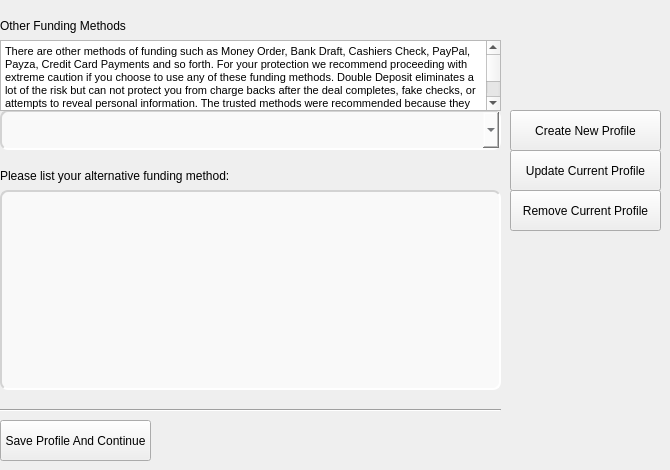
     <widget class="QWidget" name="page6">
      <widget class="QPushButton" name="Save5">
       <property name="geometry">
        <rect>
         <x>0</x>
         <y>420</y>
         <width>151</width>
         <height>41</height>
        </rect>
       </property>
       <property name="text">
        <string>Save Profile And Continue</string>
       </property>
      </widget>
      <widget class="QLabel" name="OtherFundText">
       <property name="geometry">
        <rect>
         <x>0</x>
         <y>0</y>
         <width>651</width>
         <height>51</height>
        </rect>
       </property>
       <property name="maximumSize">
        <size>
         <width>16777215</width>
         <height>75</height>
        </size>
       </property>
       <property name="styleSheet">
        <string notr="true">font: 22pt &quot;Arial&quot;;</string>
       </property>
       <property name="text">
        <string>Other Funding Methods</string>
       </property>
      </widget>
      <widget class="QPushButton" name="Create5">
       <property name="geometry">
        <rect>
         <x>510</x>
         <y>110</y>
         <width>151</width>
         <height>41</height>
        </rect>
       </property>
       <property name="text">
        <string>Create New Profile</string>
       </property>
      </widget>
      <widget class="QComboBox" name="OtherFundSelect">
       <property name="geometry">
        <rect>
         <x>0</x>
         <y>110</y>
         <width>501</width>
         <height>40</height>
        </rect>
       </property>
       <property name="minimumSize">
        <size>
         <width>0</width>
         <height>40</height>
        </size>
       </property>
       <property name="maximumSize">
        <size>
         <width>16777215</width>
         <height>40</height>
        </size>
       </property>
       <property name="cursor">
        <cursorShape>PointingHandCursor</cursorShape>
       </property>
       <property name="styleSheet">
        <string notr="true">font: 12pt &quot;Arial&quot;;
color: #24282C;
background-color:rgba(251, 251, 251, 80%);
border-radius: 8px;
     border-style: inset;
border-width: 2px;
border-color: lightgrey;</string>
       </property>
      </widget>
      <widget class="QTextBrowser" name="OtherFundBrowser">
       <property name="geometry">
        <rect>
         <x>0</x>
         <y>40</y>
         <width>501</width>
         <height>71</height>
        </rect>
       </property>
       <property name="html">
        <string>&lt;!DOCTYPE HTML PUBLIC &quot;-//W3C//DTD HTML 4.0//EN&quot; &quot;http://www.w3.org/TR/REC-html40/strict.dtd&quot;&gt;
&lt;html&gt;&lt;head&gt;&lt;meta name=&quot;qrichtext&quot; content=&quot;1&quot; /&gt;&lt;style type=&quot;text/css&quot;&gt;
p, li { white-space: pre-wrap; }
&lt;/style&gt;&lt;/head&gt;&lt;body style=&quot; font-family:'MS Shell Dlg 2'; font-size:8.25pt; font-weight:400; font-style:normal;&quot;&gt;
&lt;p style=&quot; margin-top:0px; margin-bottom:0px; margin-left:0px; margin-right:0px; -qt-block-indent:0; text-indent:0px;&quot;&gt;&lt;span style=&quot; font-size:8pt;&quot;&gt;There are other methods of funding such as Money Order, Bank Draft, Cashiers Check, PayPal, Payza, Credit Card Payments and so forth. For your protection we recommend proceeding with extreme caution if you choose to use any of these funding methods. Double Deposit eliminates a lot of the risk but can not protect you from charge backs after the deal completes, fake checks, or attempts to reveal personal information. The trusted methods were recommended because they are secure, protect your privacy and do not allow chargebacks. Your counter-party will also be warned if they choose this route. Please make sure you know, prescreen and trust your customer before proceeding.&lt;/span&gt;&lt;/p&gt;&lt;/body&gt;&lt;/html&gt;</string>
       </property>
      </widget>
      <widget class="QTextEdit" name="OtherFundBox">
       <property name="geometry">
        <rect>
         <x>0</x>
         <y>190</y>
         <width>501</width>
         <height>200</height>
        </rect>
       </property>
       <property name="sizePolicy">
        <sizepolicy hsizetype="Expanding" vsizetype="Expanding">
         <horstretch>1</horstretch>
         <verstretch>1</verstretch>
        </sizepolicy>
       </property>
       <property name="minimumSize">
        <size>
         <width>0</width>
         <height>89</height>
        </size>
       </property>
       <property name="maximumSize">
        <size>
         <width>16777215</width>
         <height>200</height>
        </size>
       </property>
       <property name="styleSheet">
        <string notr="true">font: 14pt &quot;Arial&quot;;
color: #24282C;
background-color:rgba(251, 251, 251, 80%);
border-radius: 8px;
     border-style: inset;
border-width: 2px;
border-color: lightgrey;</string>
       </property>
      </widget>
      <widget class="QPushButton" name="Update5">
       <property name="geometry">
        <rect>
         <x>510</x>
         <y>150</y>
         <width>151</width>
         <height>41</height>
        </rect>
       </property>
       <property name="text">
        <string>Update Current Profile</string>
       </property>
      </widget>
      <widget class="Line" name="line_12">
       <property name="geometry">
        <rect>
         <x>0</x>
         <y>400</y>
         <width>501</width>
         <height>20</height>
        </rect>
       </property>
       <property name="orientation">
        <enum>Qt::Horizontal</enum>
       </property>
      </widget>
      <widget class="QPushButton" name="Remove5">
       <property name="geometry">
        <rect>
         <x>510</x>
         <y>190</y>
         <width>151</width>
         <height>41</height>
        </rect>
       </property>
       <property name="text">
        <string>Remove Current Profile</string>
       </property>
      </widget>
      <widget class="QLabel" name="AltText">
       <property name="geometry">
        <rect>
         <x>0</x>
         <y>160</y>
         <width>501</width>
         <height>31</height>
        </rect>
       </property>
       <property name="styleSheet">
        <string notr="true">font: 12pt &quot;Arial&quot;;</string>
       </property>
       <property name="text">
        <string>Please list your alternative funding method:</string>
       </property>
      </widget>
     </widget>
